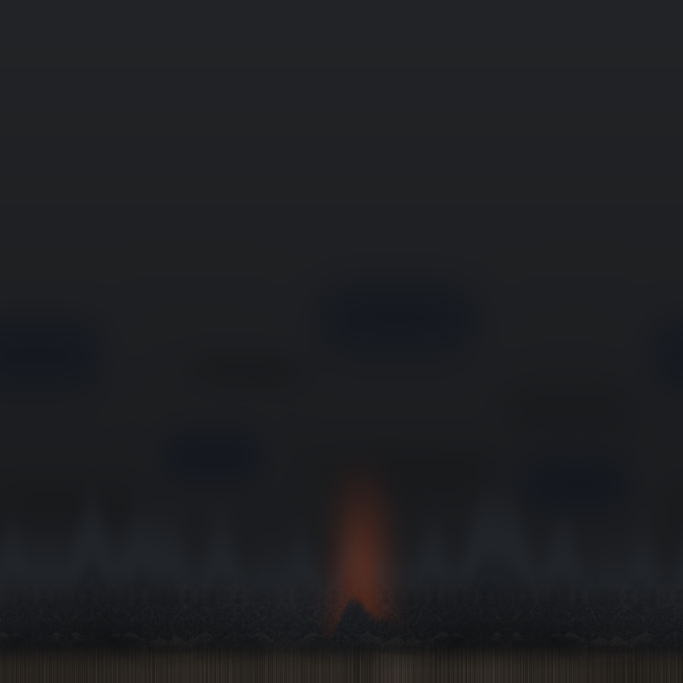
#> input picture pilots/map-rebuild-spike/blackout-ridge-panorama-atlas.png, 2048 x 2048 px, given in place of plate-contract-the-claim.png, which was not available (shown at 1/3 size)
$ python build_verdict_boards.py blackout-ridge-panorama-atlas.png
#> lines starting #> are read from the running program, lines starting #| are printed output that depends on the picture; pictures that were not available may be replaced by others from this repository, and a replacement may not be noted
"""Build the review boards from the current terrain and panorama renders."""

import os
from pathlib import Path
import subprocess
import sys

try:
    from PIL import Image, ImageDraw, ImageFont, ImageOps
except ModuleNotFoundError:
    # The project does not carry a Python dependency environment. Re-exec with
    # an already-installed authoring runtime so the documented plain `python3`
    # command works without installing or billing anything.
    runtimes = (
        Path.home() / ".cache/codex-runtimes/codex-primary-runtime/dependencies/python/bin/python3",
        Path("/opt/homebrew/anaconda3/bin/python3"),
    )
    for runtime in runtimes:
        if runtime.is_file() and subprocess.run(
            [str(runtime), "-c", "import PIL"],
            stdout=subprocess.DEVNULL,
            stderr=subprocess.DEVNULL,
            check=False,
        ).returncode == 0:
            os.execv(str(runtime), [str(runtime), str(Path(__file__).resolve()), *sys.argv[1:]])
    raise SystemExit("Pillow is required; run with the bundled Codex workspace Python")


ROOT = Path(__file__).resolve().parents[3]
ARTIFACTS = ROOT / "artifacts/map-rebuild-spike"
RAW = ROOT / "assets/raw"
INK = (10, 9, 7)
GOLD = (224, 187, 92)

MAPS = [
    ("THE CLAIM", RAW / "plate-contract-the-claim.png", "owner-run-camera-sculpted.png", "the-claim"),
    ("DRY GULCH", RAW / "plate-contract-dry-gulch.png", "dry-gulch-run-camera.png", "dry-gulch"),
    ("TWIN BANKS", RAW / "plate-contract-twin-banks.png", "twin-banks-run-camera-unique.png", "twin-banks"),
    ("NIGHT SHIFT", RAW / "plate-contract-night-shift.png", "night-shift-run-camera-unique.png", "night-shift"),
    ("BARON", RAW / "plate-contract-baron.png", "baron-run-camera-unique.png", "baron"),
]


def font(size):
    candidates = (
        Path("/System/Library/Fonts/Supplemental/Arial.ttf"),
        Path("/System/Library/Fonts/Helvetica.ttc"),
    )
    for candidate in candidates:
        if candidate.is_file():
            return ImageFont.truetype(str(candidate), size)
    return ImageFont.load_default()


def fitted(path, size):
    with Image.open(path) as source:
        return ImageOps.fit(source.convert("RGB"), size, method=Image.Resampling.LANCZOS)


# [7 lines left out: function boundary_crop, not called in this run]


def centered(draw, bounds, label, text_font):
    x0, y0, x1, y1 = bounds
    box = draw.textbbox((0, 0), label, font=text_font)
    width = box[2] - box[0]
    height = box[3] - box[1]
    draw.text(((x0 + x1 - width) / 2, (y0 + y1 - height) / 2 - box[1]), label, font=text_font, fill=GOLD)


def build_mood_board():
    canvas = Image.new("RGB", (1280, 2092), INK)
    draw = ImageDraw.Draw(canvas)
    centered(draw, (0, 0, 1280, 48), "MOOD A/B - FIGHT OR HOLIDAY?", font(30))
    centered(draw, (0, 42, 1280, 92), "Shipped painted contract plate | sculpted terrain at the real gameplay camera", font(17))
    y = 112
    for name, plate, render_name, _key in MAPS:
        centered(draw, (0, y, 640, y + 36), f"PAINTED PLATE - {name}", font(20))
        centered(draw, (640, y, 1280, y + 36), f"SCULPTED RUN CAMERA - {name}", font(20))
        canvas.paste(fitted(plate, (640, 360)), (0, y + 36))
        canvas.paste(fitted(ARTIFACTS / render_name, (640, 360)), (640, y + 36))
        y += 396
    canvas.save(ARTIFACTS / "all-contracts-mood-ab.png", optimize=True)


# [76 lines left out: functions build_panorama_board, build_panorama_distance_board, build_claim_exterior_board, build_exterior_board, build_two_by_two, not called in this run]


def main():
    ARTIFACTS.mkdir(parents=True, exist_ok=True)
    build_mood_board()
#> in fitted, source is the input picture: PIL image 2048x2048 RGBA; mean R, G, B, A 30, 31.1, 33.6, 255
#> in fitted, `return ImageOps.fit(source.convert("RGB"), size, method=Image.Resampli..`:
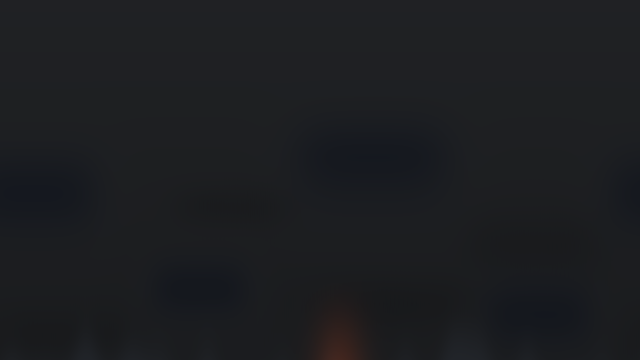
#> returned value: PIL image 640x360 RGB; mean R, G, B 28.3, 29.9, 32.8
#> in build_mood_board, `canvas.paste(fitted(plate, (640, 360)), (0, y + 36))`:
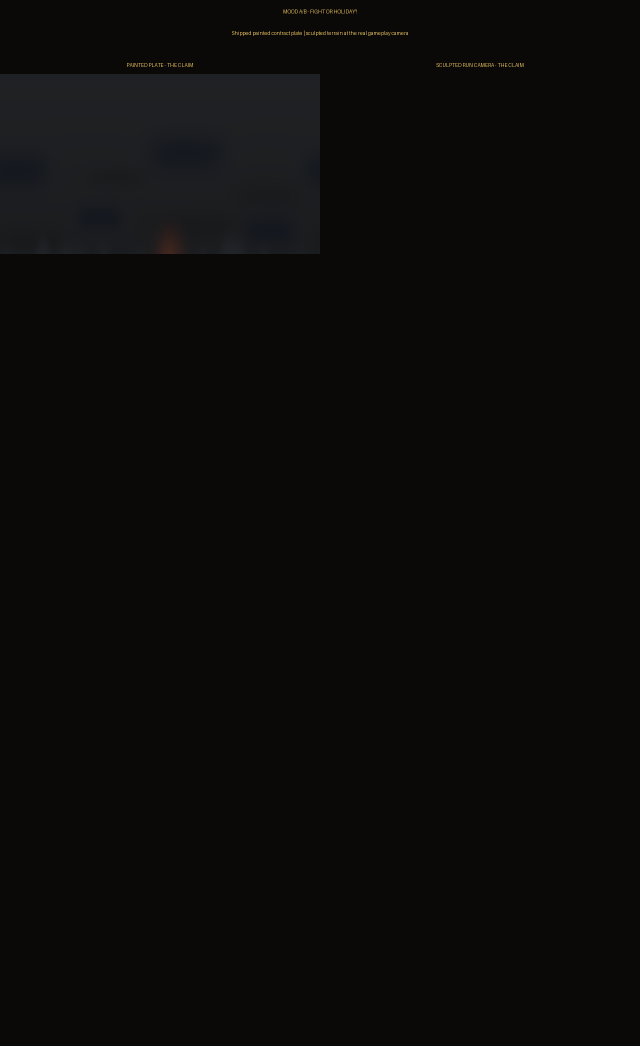
#> canvas: PIL image 1280x2092 RGB (shown at 1/2 size); mean R, G, B 11.7, 10.9, 9.3
#> call 2 of fitted, with size = (640, 360)
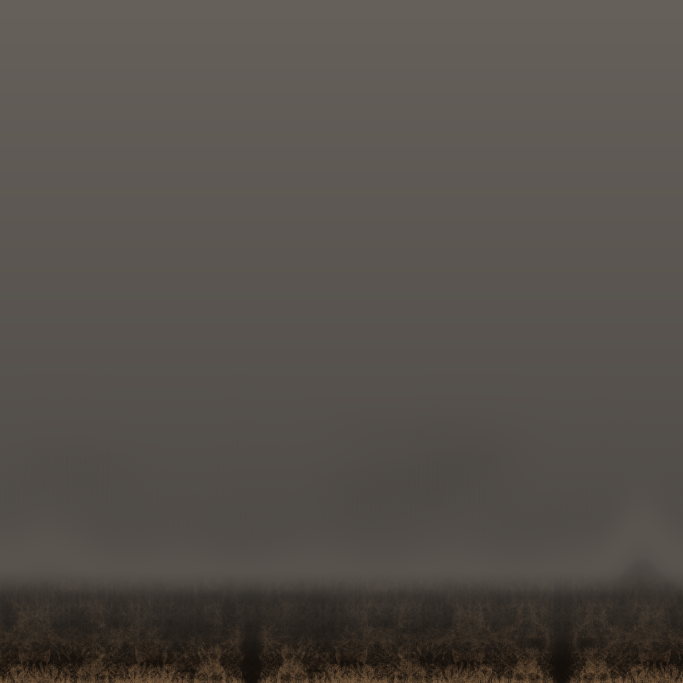
#> input picture pilots/map-rebuild-spike/boneyard-panorama-atlas.png, 2048 x 2048 px, given in place of owner-run-camera-sculpted.png, which was not available (shown at 1/3 size)
#> in fitted, source is the input picture: PIL image 2048x2048 RGBA; mean R, G, B, A 84.2, 79, 73.3, 255
#> in fitted (call 2), `return ImageOps.fit(source.convert("RGB"), size, method=Image.Resampli..`:
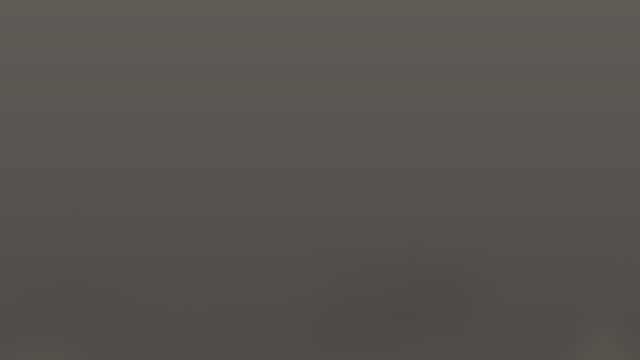
#> returned value: PIL image 640x360 RGB; mean R, G, B 87.2, 82.6, 77.6
#> in build_mood_board, `canvas.paste(fitted(ARTIFACTS / render_name, (640, 360)), (640, y + 36))`:
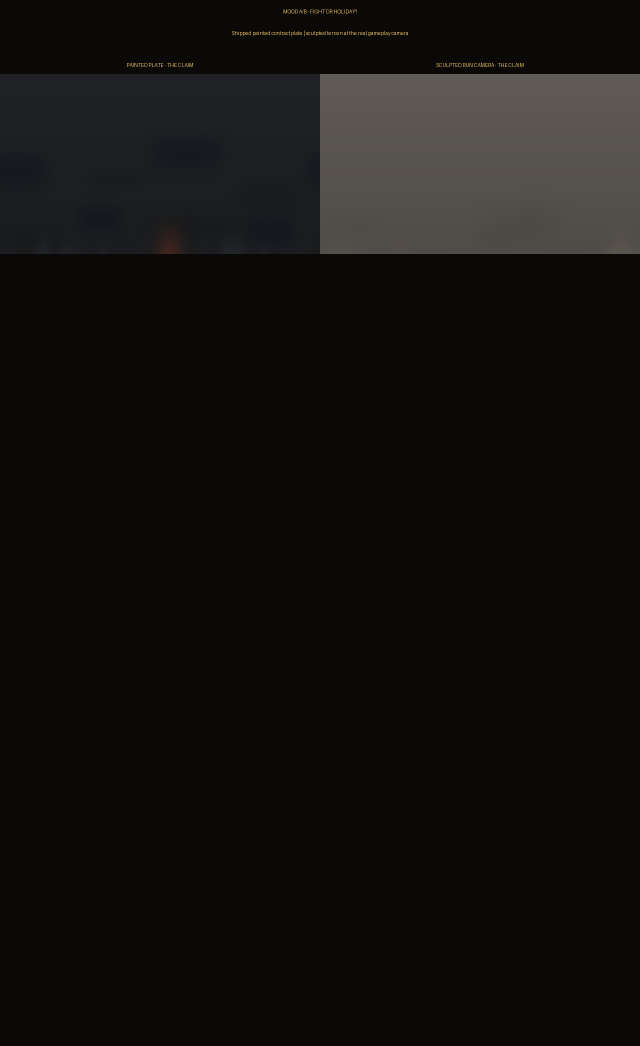
#> canvas: PIL image 1280x2092 RGB (shown at 1/2 size); mean R, G, B 18.4, 17.3, 15.4
    build_panorama_board()
    build_panorama_distance_board()
    build_claim_exterior_board()
    build_exterior_board()
    rows = [("DRY GULCH", "dry-gulch"), ("TWIN BANKS", "twin-banks"), ("NIGHT SHIFT", "night-shift"), ("BARON", "baron")]
    build_two_by_two("all-contracts-exterior-low-verdict.png", rows, "")
    build_two_by_two("all-contracts-exterior-edge-crops.png", rows, " — EDGE CROP")


if __name__ == "__main__":
#> (the run stopped early here; a loop or call above may not have finished)
